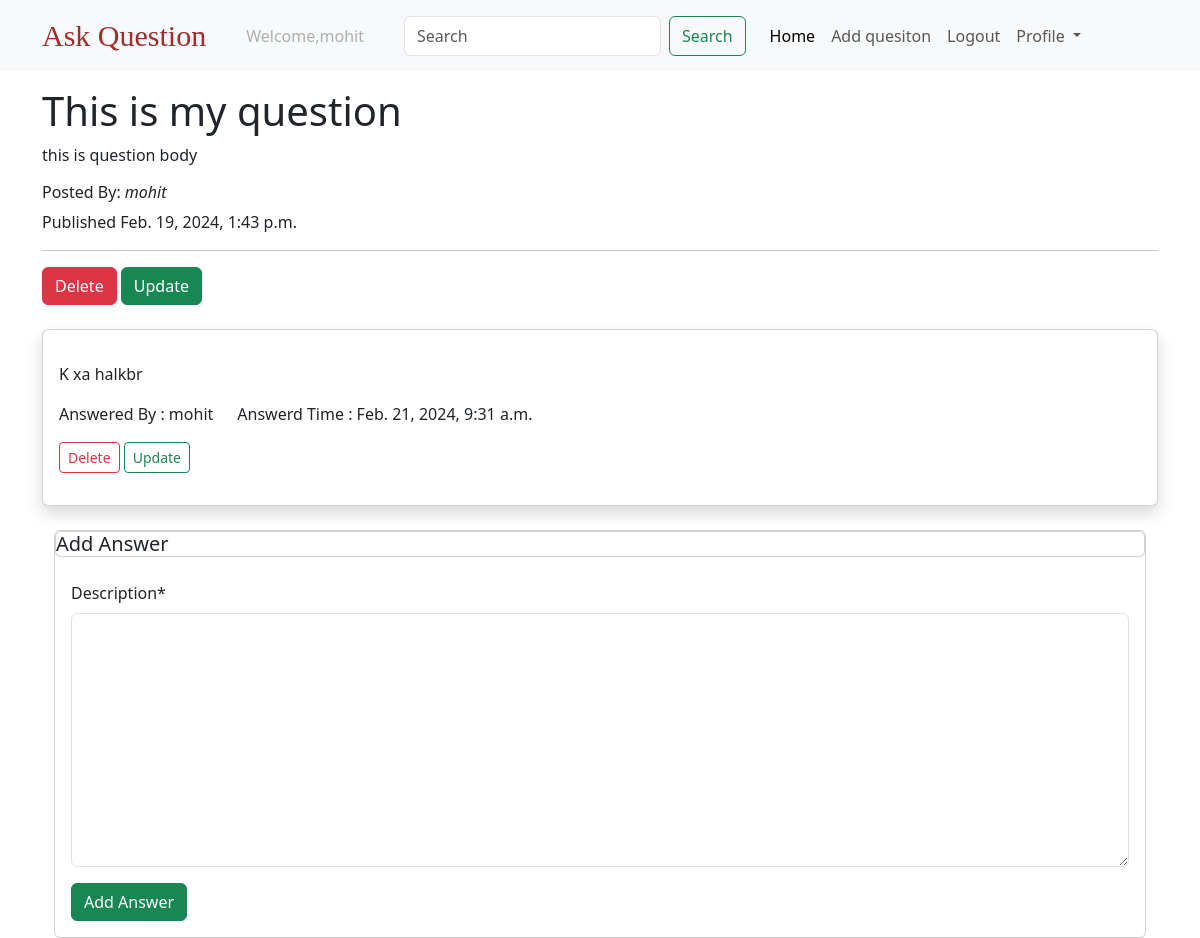
/question/this-is-my-question/ (signed in), run on an earlier commit of the app's database.
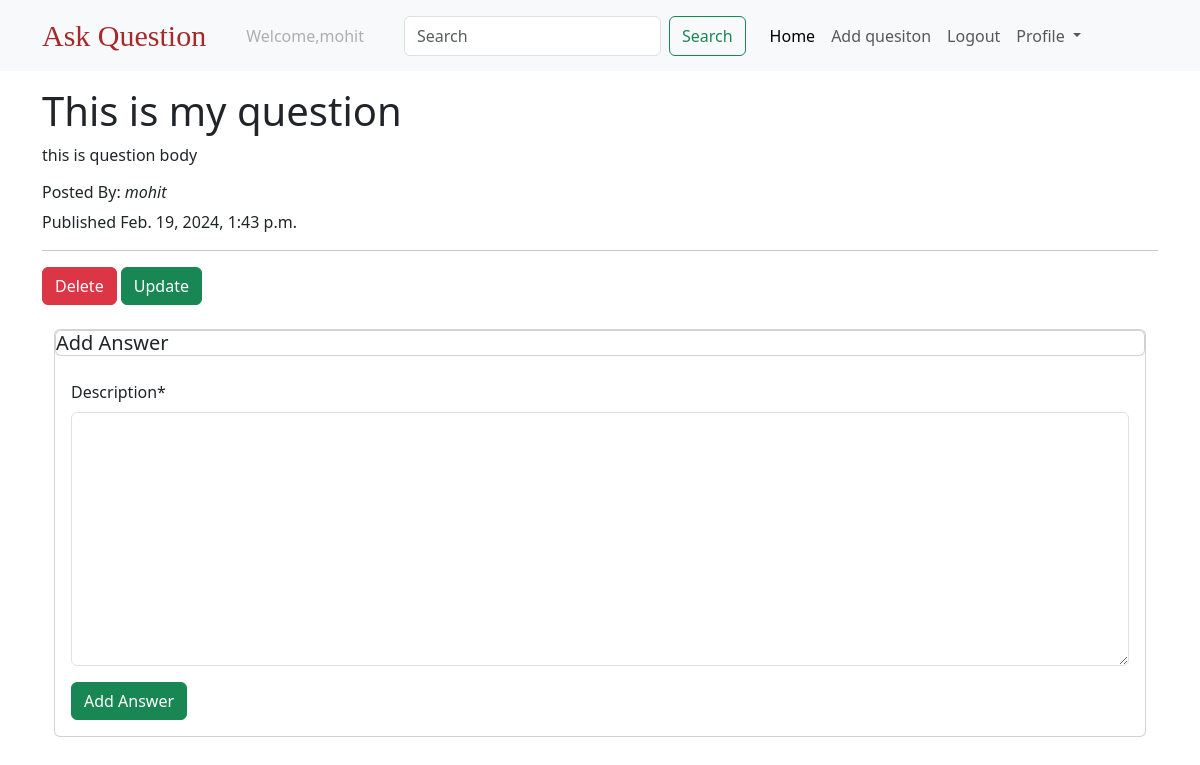
And on a later commit of the database.
### questions/models.py (models this page shows, shortened)
class Answer(models.Model):
    created_at = models.DateTimeField(auto_now_add=True)
    description  = models.TextField()
    question = models.ForeignKey(Question, on_delete=models.CASCADE,
                                     related_name='answers')
    author = models.ForeignKey(settings.AUTH_USER_MODEL,
                                   on_delete=models.CASCADE)

### users/models.py (models this page shows)
class CustomUser(AbstractUser):
    pass

### questions/views.py (the view)
# urls.py: path("question/<slug:slug>/",question_details, name = "question-details"),
@login_required
def question_details(request,slug):
    question = Question.objects.get(slug = slug)
    answer_list = Answer.objects.filter(question = question)
    if request.method == "POST":
        form = AnswerForm(request.POST)
        if form.is_valid():
            answer = form.save(commit=False)
            answer.author = request.user
            answer.question = question
            answer = form.save()
            return redirect('question-details',slug = slug)
    else:
        form = AnswerForm()
    return render(request,"Qdetails.html",{"question":question,'answer_list':answer_list,"form":form})

### questions/forms.py
class AnswerForm(forms.ModelForm):
    class Meta:
        model = Answer
        fields = ('description',)

### templates/Qdetails.html (shortened to what this page needs)
 {% extends "base.html" %}
 {% load crispy_forms_tags%}
 {% block body %}
 <div class = "container mt-3">
    <h1>{{question.title}}</h1>
    <p>{{question.body}}</p>
    <h6>Posted By: <i> {{question.author}}</i></h6>
    <p>Published {{question.created_at}}</p>
     <hr>
     {% if request.user == question.author%}
     <a  class = "btn btn-danger"href="{% url 'delete-question' question.slug%}">Delete</a>
     <a  class = "btn btn-success"href="{% url 'update-question' question.slug%}">Update</a>
     {% endif %}
 </div>
 <div class ="container">
   {% for answers in  answer_list%}
   <div class = "card mt-4 py-3 shadow">
      <div class = "card-body">
         <p class= "card-text">{{answers.description}}</p>
         <div class = "row">
            <div class = "col col-md-auto">
               Answered By : {{ answers.author.username}}
            </div>
            <div class = "col col-md-auto">
               Answerd Time : {{answers.created_at}}
            </div>
         </div>
         {% if request.user == answers.author%}
         <a  class = "btn btn-outline-danger btn-sm mt-3"href="{% url 'delete-answer' answers.id%}">Delete</a>
         <a  class = "btn btn-outline-success btn-sm mt-3"href="{% url 'update-answer' answers.id%}">Update</a>
         {% endif %}
      </div>
   </div>
   {% endfor %}
   <div class = "container">
      <div class = "card mt-4">
         <form action="" method = "post" novalidate>
            <h5 class ="card header">Add Answer</h5>
            <div class = "card-body">
               {{form|crispy}}
            <input type="submit" value = "Add Answer" class = "btn btn-success">
            </div>
         </form>
      </div>
   </div>
 </div>
 {% endblock %}

What changed in the data, as far as the page shows it:
removed Answer: description "K xa halkbr", author.username "mohit", created_at "Feb. 21, 2024, 9:31 a.m.", shows "Delete"
